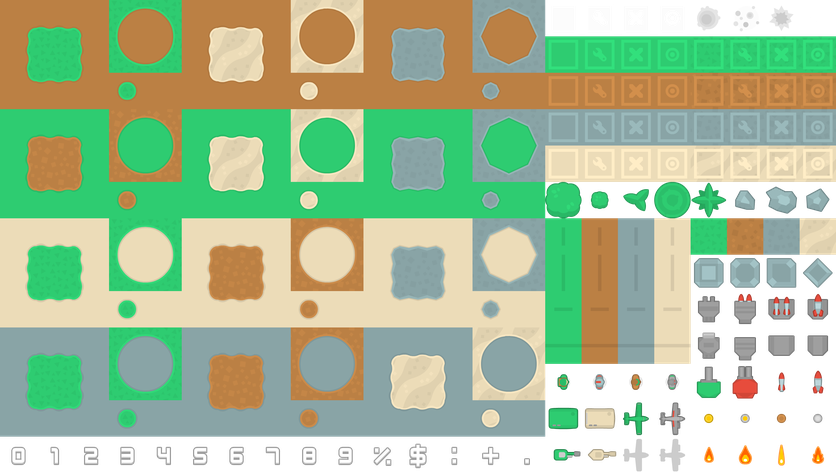
#> input picture src/images/tower-defense-top-down/towerDefense_tilesheet@2.png, 836 x 473 px, shrunk from 2944 x 1664 before the run
$ python merge_tilesheet.py
#> lines starting #> are read from the running program, lines starting #| are printed output that depends on the picture
from PIL import Image

ingame = Image.open("tower-defense-top-down/towerDefense_tilesheet@2.png")
#> ingame is the input picture: PIL image 836x473 RGBA; mean R, G, B, A 129.1, 152.6, 114.6, 210.5
menu = Image.open("tower-defense-top-down/RTS_medieval@2.png")
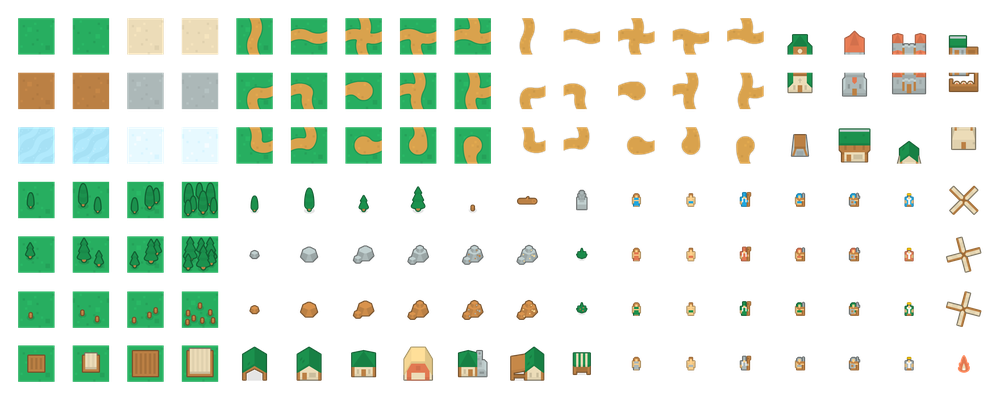
#> input picture src/images/tower-defense-top-down/RTS_medieval@2.png, 1000 x 400 px, shrunk from 3520 x 1408 before the run
#> menu is the input picture: PIL image 1000x400 RGBA; mean R, G, B, A 30.2, 42.1, 27, 53

tilesheet = Image.new("RGBA", (max(ingame.width, menu.width), ingame.height + menu.height))
#> tilesheet: PIL image 1000x873 RGBA; every value is 0
tilesheet.paste(ingame, (0, 0))
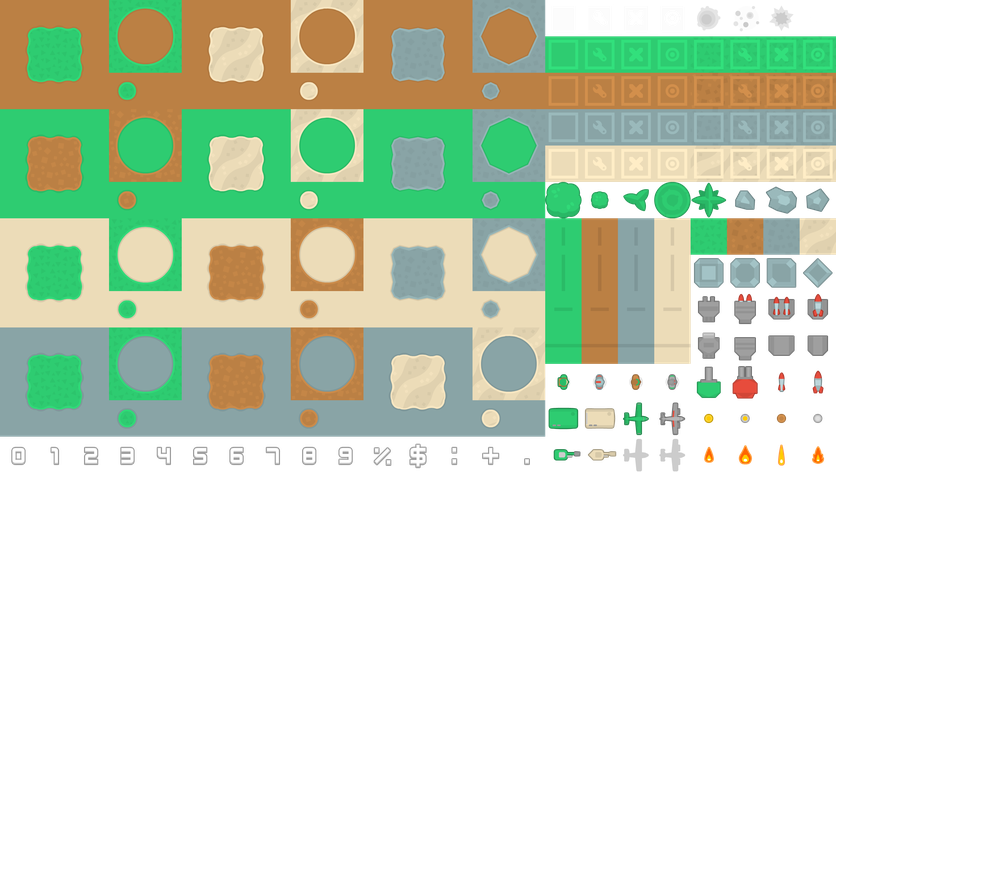
#> tilesheet: PIL image 1000x873 RGBA; mean R, G, B, A 58.5, 69.1, 51.9, 95.4; transparent parts drawn white
tilesheet.paste(menu, (0, ingame.height))
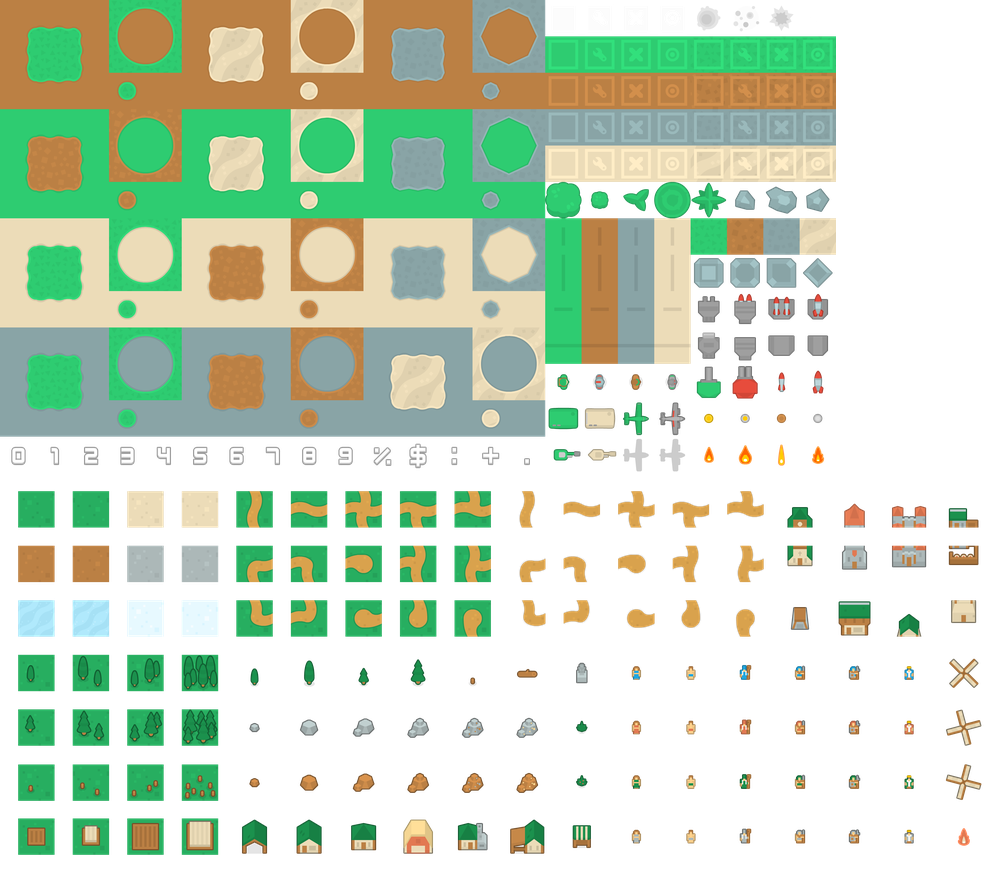
#> tilesheet: PIL image 1000x873 RGBA; mean R, G, B, A 72.3, 88.4, 64.3, 119.6; transparent parts drawn white

tilesheet.paste(Image.open("kenney_piratepack/tile_16.png"), (ingame.width+128, 0))
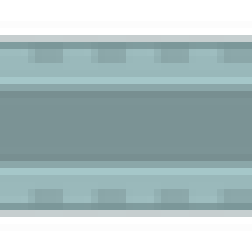
#> input picture src/images/kenney_piratepack/tile_16.png, 36 x 36 px, shrunk from 128 x 128 before the run (shown 7 times larger)
tilesheet.paste(Image.open("kenney_piratepack/tile_93.png"), (ingame.width+128, 128))
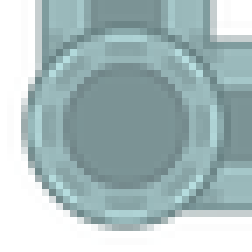
#> input picture src/images/kenney_piratepack/tile_93.png, 36 x 36 px, shrunk from 128 x 128 before the run (shown 7 times larger)
tilesheet.paste(Image.open("kenney_piratepack/tile_94.png"), (ingame.width+128, 256))
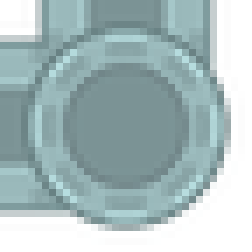
#> input picture src/images/kenney_piratepack/tile_94.png, 36 x 36 px, shrunk from 128 x 128 before the run (shown 7 times larger)

tilesheet.save("tilesheet.png")
